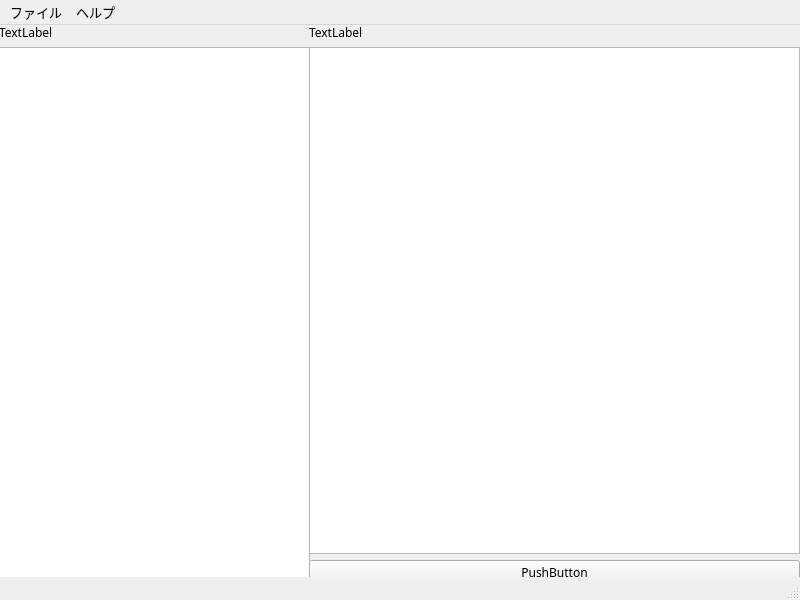
<?xml version="1.0" encoding="UTF-8"?>
<ui version="4.0">
 <class>MainWindow</class>
 <widget class="QMainWindow" name="MainWindow">
  <property name="geometry">
   <rect>
    <x>0</x>
    <y>0</y>
    <width>800</width>
    <height>600</height>
   </rect>
  </property>
  <property name="font">
   <font>
    <family>ＭＳ ゴシック</family>
    <pointsize>10</pointsize>
    <weight>50</weight>
    <bold>false</bold>
   </font>
  </property>
  <property name="windowTitle">
   <string>EXE6 Talk Editor</string>
  </property>
  <widget class="QWidget" name="centralwidget">
   <property name="font">
    <font>
     <pointsize>9</pointsize>
    </font>
   </property>
   <widget class="QWidget" name="verticalLayoutWidget_2">
    <property name="geometry">
     <rect>
      <x>-1</x>
      <y>-1</y>
      <width>311</width>
      <height>561</height>
     </rect>
    </property>
    <layout class="QVBoxLayout" name="listVLayout">
     <item>
      <widget class="QLabel" name="listLabel">
       <property name="text">
        <string>TextLabel</string>
       </property>
      </widget>
     </item>
     <item>
      <widget class="QListView" name="listView"/>
     </item>
    </layout>
   </widget>
   <widget class="QWidget" name="verticalLayoutWidget_3">
    <property name="geometry">
     <rect>
      <x>309</x>
      <y>-1</y>
      <width>491</width>
      <height>561</height>
     </rect>
    </property>
    <layout class="QVBoxLayout" name="textVLayout">
     <item>
      <widget class="QLabel" name="textLabel">
       <property name="text">
        <string>TextLabel</string>
       </property>
      </widget>
     </item>
     <item>
      <widget class="QTextEdit" name="textEdit"/>
     </item>
     <item>
      <widget class="QPushButton" name="pushButton">
       <property name="text">
        <string>PushButton</string>
       </property>
      </widget>
     </item>
    </layout>
   </widget>
  </widget>
  <widget class="QMenuBar" name="menubar">
   <property name="geometry">
    <rect>
     <x>0</x>
     <y>0</y>
     <width>800</width>
     <height>19</height>
    </rect>
   </property>
   <widget class="QMenu" name="menu">
    <property name="title">
     <string>ファイル</string>
    </property>
    <addaction name="openAction"/>
    <addaction name="saveAction"/>
    <addaction name="exitAction"/>
   </widget>
   <widget class="QMenu" name="menu_2">
    <property name="title">
     <string>ヘルプ</string>
    </property>
   </widget>
   <addaction name="menu"/>
   <addaction name="menu_2"/>
  </widget>
  <widget class="QStatusBar" name="statusbar"/>
  <action name="openAction">
   <property name="text">
    <string>ファイルを開く</string>
   </property>
   <property name="shortcut">
    <string>Ctrl+O</string>
   </property>
  </action>
  <action name="saveAction">
   <property name="text">
    <string>名前をつけて保存</string>
   </property>
   <property name="shortcut">
    <string>Ctrl+Shift+S</string>
   </property>
  </action>
  <action name="exitAction">
   <property name="text">
    <string>終了</string>
   </property>
   <property name="shortcut">
    <string>Ctrl+Q</string>
   </property>
  </action>
 </widget>
 <resources/>
 <connections/>
</ui>
